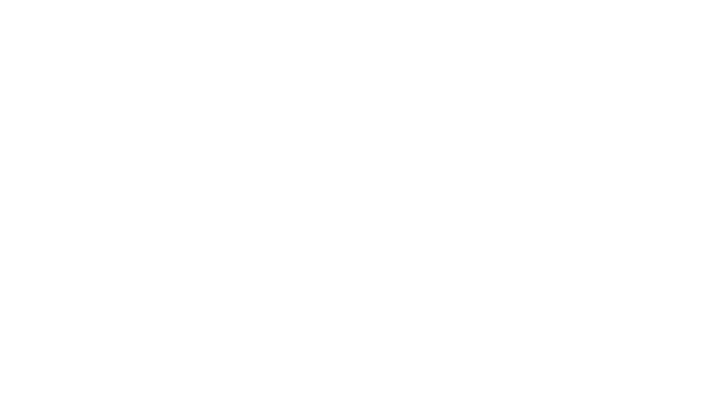
Frame 1 (no input)
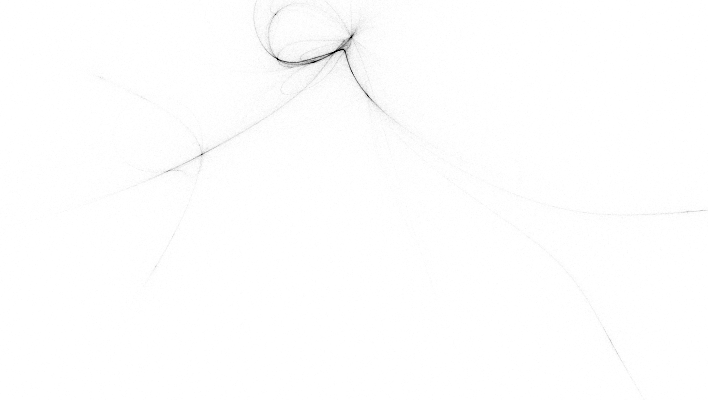
Frame 60 (no input)
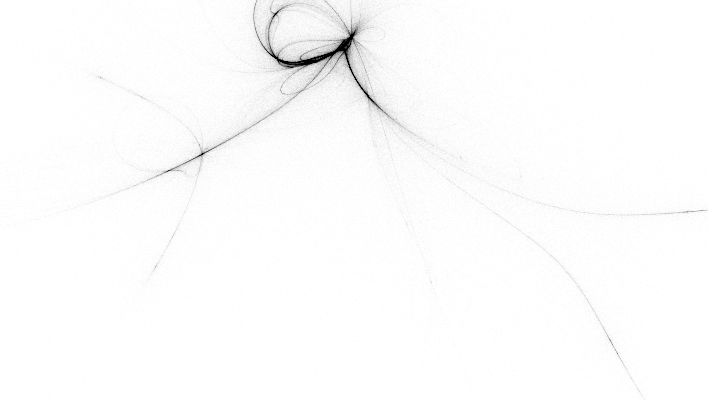
Frame 120 (the mouse pressed at the canvas centre since frame 60)

The p5.js sketch that drew these frames (run headless with seeded random() and noise() and a simulated clock; from frame 60 on, the mouse is pressed at the canvas centre):

// p5.js sketch
// ── sketch.js
class Particle {

  constructor() {
    this.x = Math.random() * width;
    this.y = Math.random() * height;
    this.accel = 4000.0;
    this.damp = 0.00002;

    this.vx = this.accel / 2 - Math.random() * this.accel;
    this.vy = this.accel / 2 - Math.random() * this.accel;
  }

  update() {
    this.x += this.vx;
    this.y += this.vy;

    this.vx *= this.damp;
    this.vy *= this.damp;
  }
}

class Attractor {

  constructor(x, y) {
    this.x = x || Math.random() * width;
    this.y = y || Math.random() * height;
  }

  attract(p) {
    var d2 = (this.x - p.x) * (this.x - p.x) + (this.y - p.y) * (this.y - p.y);
    if (0.01 < d2) { // avoid dividion by zero
        // accelerate towards attractor
        p.vx += p.accel * (this.x - p.x) / d2;
        p.vy += p.accel * (this.y - p.y) / d2;
        p.update();
    }
  }
}

class ParticleSystem {

  constructor() {
    this.particles = [];
    this.attractors = [];
    this.numParticles = 10000;
    this.numAttractors = 8;
  }

  step() {
    stroke(0, 4);
    beginShape(POINTS);
    for (var i = 0; i < this.particles.length; i++) {
      var p = this.particles[i];
      for (var j = 0; j < this.attractors.length; j++) {
        var a = this.attractors[j];
        a.attract(p);        
      }
      p.update();
      vertex(p.x, p.y);
    }
    endShape();
  }

  scatter() {
    background(255);

    for (var i = 0; i < this.numAttractors; i++) {
      var a = new Attractor();
      this.attractors.push(a);
    }

    for (var i = 0; i < this.numParticles; i++) {
      var p = new Particle();
      this.particles.push(p);
    }
  }
}

var ps;

function setup() {
  createCanvas(708, 400);
  ps = new ParticleSystem();
  ps.scatter();
}

function draw() {
  ps.step();
}

function mouseClicked() {
  ps.scatter();
}
